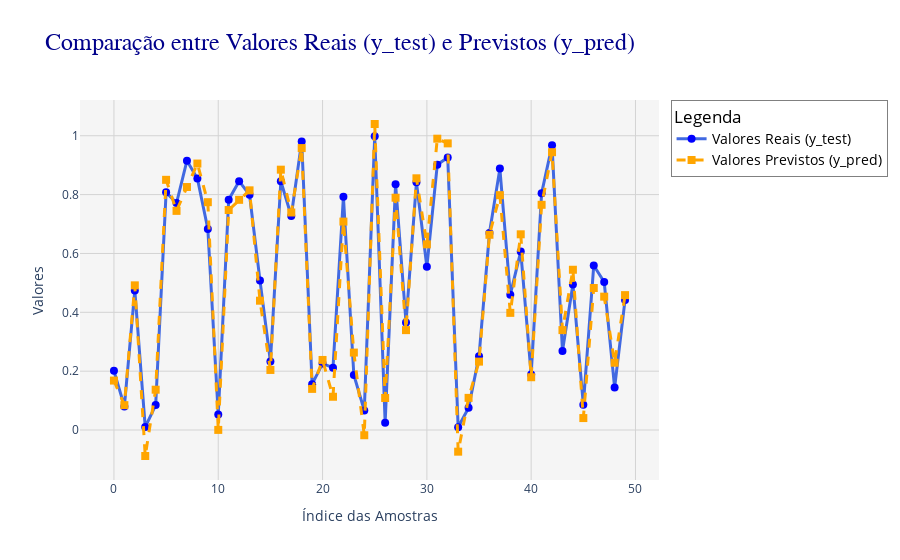

The code cell stored with this chart in its notebook:
### Code cell
import numpy as np
import plotly.graph_objects as go

# Dados simulados (substitua pelos seus dados reais)
#np.random.seed(42)
y_test = np.random.rand(50)  # Valores reais
y_pred = y_test + (np.random.rand(50) - 0.5) * 0.2  # Valores previstos com algum ruído

# Criando o gráfico
fig = go.Figure()

# Linha para y_test
fig.add_trace(go.Scatter(
    x=list(range(len(y_test))),
    y=y_test,
    mode='lines+markers',
    name='Valores Reais (y_test)',
    line=dict(color='royalblue', width=3, dash='solid'),
    marker=dict(size=8, color='blue', symbol='circle')
))

# Linha para y_pred
fig.add_trace(go.Scatter(
    x=list(range(len(y_pred))),
    y=y_pred,
    mode='lines+markers',
    name='Valores Previstos (y_pred)',
    line=dict(color='orange', width=3, dash='dash'),
    marker=dict(size=8, color='orange', symbol='square')
))

# Personalizando o layout
fig.update_layout(
    title='Comparação entre Valores Reais (y_test) e Previstos (y_pred)',
    title_font=dict(size=24, family='Arial', color='darkblue'),
    xaxis_title='Índice das Amostras',
    yaxis_title='Valores',
    xaxis=dict(showgrid=True, zeroline=False, gridcolor='lightgrey'),
    yaxis=dict(showgrid=True, zeroline=False, gridcolor='lightgrey'),
    legend=dict(
        title='Legenda',
        font=dict(size=14, color='black'),
        bordercolor='gray',
        borderwidth=1
    ),
    plot_bgcolor='whitesmoke',
    hovermode='x unified'
)

# Exibindo o gráfico
fig.show()

### Figure 1 — Plotly figure (JSON) as saved in the notebook; plotly's stock layout.template omitted (floating-point values rounded to 4 significant figures)
{"data": [{"line": {"color": "royalblue", "dash": "solid", "width": 3}, "marker": {"color": "blue", "size": 8, "symbol": "circle"}, "mode": "lines+markers", "name": "Valores Reais (y_test)", "type": "scatter", "x": [0, 1, 2, 3, 4, 5, 6, 7, 8, 9, 10, 11, 12, 13, 14, 15, 16, 17, 18, 19, 20, 21, 22, 23, 24, 25, 26, 27, 28, 29, 30, 31, 32, 33, 34, 35, 36, 37, 38, 39, 40, 41, 42, 43, 44, 45, 46, 47, 48, 49], "y": [0.2012, 0.08006, 0.4745, 0.009969, 0.08477, 0.8076, 0.7715, 0.9151, 0.8545, 0.6832, 0.05233, 0.7828, 0.8455, 0.7991, 0.5085, 0.2329, 0.8453, 0.7272, 0.9808, 0.1557, 0.2257, 0.2118, 0.7925, 0.1869, 0.06666, 0.9986, 0.02482, 0.8352, 0.3654, 0.8416, 0.5546, 0.9016, 0.9262, 0.009098, 0.07541, 0.2504, 0.6693, 0.8883, 0.4599, 0.607, 0.1885, 0.805, 0.9673, 0.2686, 0.4948, 0.08612, 0.5591, 0.5028, 0.1444, 0.4421]}, {"line": {"color": "orange", "dash": "dash", "width": 3}, "marker": {"color": "orange", "size": 8, "symbol": "square"}, "mode": "lines+markers", "name": "Valores Previstos (y_pred)", "type": "scatter", "x": [0, 1, 2, 3, 4, 5, 6, 7, 8, 9, 10, 11, 12, 13, 14, 15, 16, 17, 18, 19, 20, 21, 22, 23, 24, 25, 26, 27, 28, 29, 30, 31, 32, 33, 34, 35, 36, 37, 38, 39, 40, 41, 42, 43, 44, 45, 46, 47, 48, 49], "y": [0.168, 0.08443, 0.4916, -0.08833, 0.137, 0.8502, 0.7447, 0.8257, 0.9055, 0.7742, 0.0003632, 0.7476, 0.7823, 0.8145, 0.4394, 0.2041, 0.8847, 0.7392, 0.9581, 0.1397, 0.2381, 0.113, 0.7082, 0.2632, -0.01776, 1.04, 0.1088, 0.7894, 0.3395, 0.8554, 0.631, 0.99, 0.9741, -0.07358, 0.1092, 0.2324, 0.6635, 0.7981, 0.3982, 0.6651, 0.1793, 0.7653, 0.9441, 0.3395, 0.5446, 0.04058, 0.4826, 0.4532, 0.2286, 0.4584]}], "layout": {"hovermode": "x unified", "legend": {"bordercolor": "gray", "borderwidth": 1, "font": {"color": "black", "size": 14}, "title": {"text": "Legenda"}}, "plot_bgcolor": "whitesmoke", "title": {"font": {"color": "darkblue", "family": "Arial", "size": 24}, "text": "Comparação entre Valores Reais (y_test) e Previstos (y_pred)"}, "xaxis": {"gridcolor": "lightgrey", "showgrid": true, "title": {"text": "Índice das Amostras"}, "zeroline": false}, "yaxis": {"gridcolor": "lightgrey", "showgrid": true, "title": {"text": "Valores"}, "zeroline": false}}}
